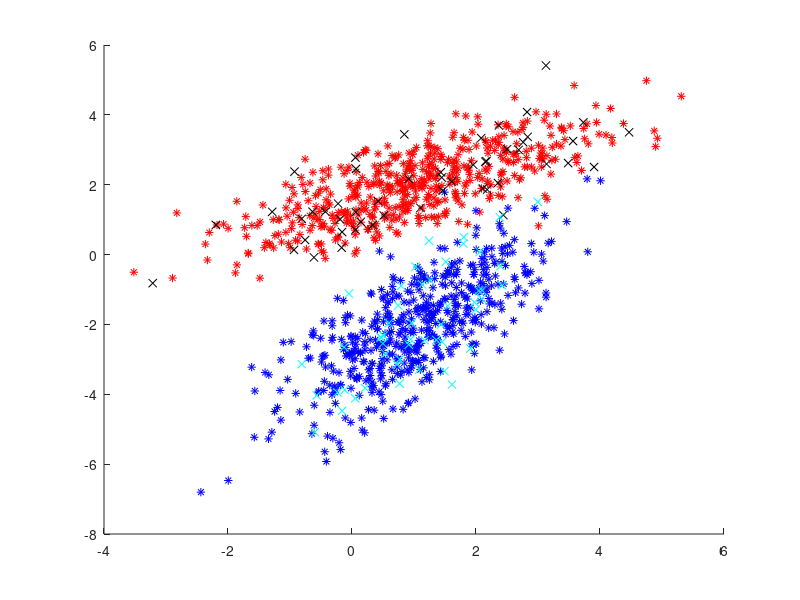

Reproduce this figure in MATLAB. (Note: this script raises an error after producing the figure.)
mu1 = [1;2];
sigma1 = [2 1; 1 1];

mu2 = [1;-2];
sigma2 = [1 1; 1 2];

Pw1 = 0.3;
Pw2 = 0.7;

maxLikelihoodX = @(x) -0.5 * x^2 + 2 * x - 2 - 0.5*log( det( sigma1 ) ) + 0.5*x^2 - x + 0.5 + 0.5*log( det( sigma2 ) );
bayesX = @(x) -0.5 * x^2 + 2 * x - 2 - 0.5*log( det( sigma1 ) ) - log(Pw1) + 0.5*x^2 - x + 0.5 + 0.5*log( det( sigma2 ) ) + log(Pw2);

hold all;

r1 = mvnrnd( mu1, sigma1, 500 );
plot( r1(:,1),r1(:,2),'r*');

r2 = mvnrnd( mu2, sigma2, 500 );
plot( r2(:,1), r2(:,2), 'b*' );

r3 = mvnrnd( mu1, sigma1, 50 );
plot( r3(:,1), r3(:,2), 'kx' );

r4 = mvnrnd( mu2, sigma2, 50 );
plot( r4(:,1), r4(:,2), 'cx' );

mlplot = ezplot( maxLikelihoodX );
set( mlplot, 'Color', 'g' );
bplot = ezplot( bayesX );
set( bplot, 'Color', 'm' );

hold off;

avSigma = ( sigma1 + sigma2 ) / 2

k = 0.125 * (mu1-mu2)' * avSigma^-1 * (mu1 - mu2 ) + 0.5 * log( det(avSigma) / sqrt( det(sigma1) * det( sigma2) ) )
perr = sqrt( Pw1 * Pw2 ) * exp( -k )